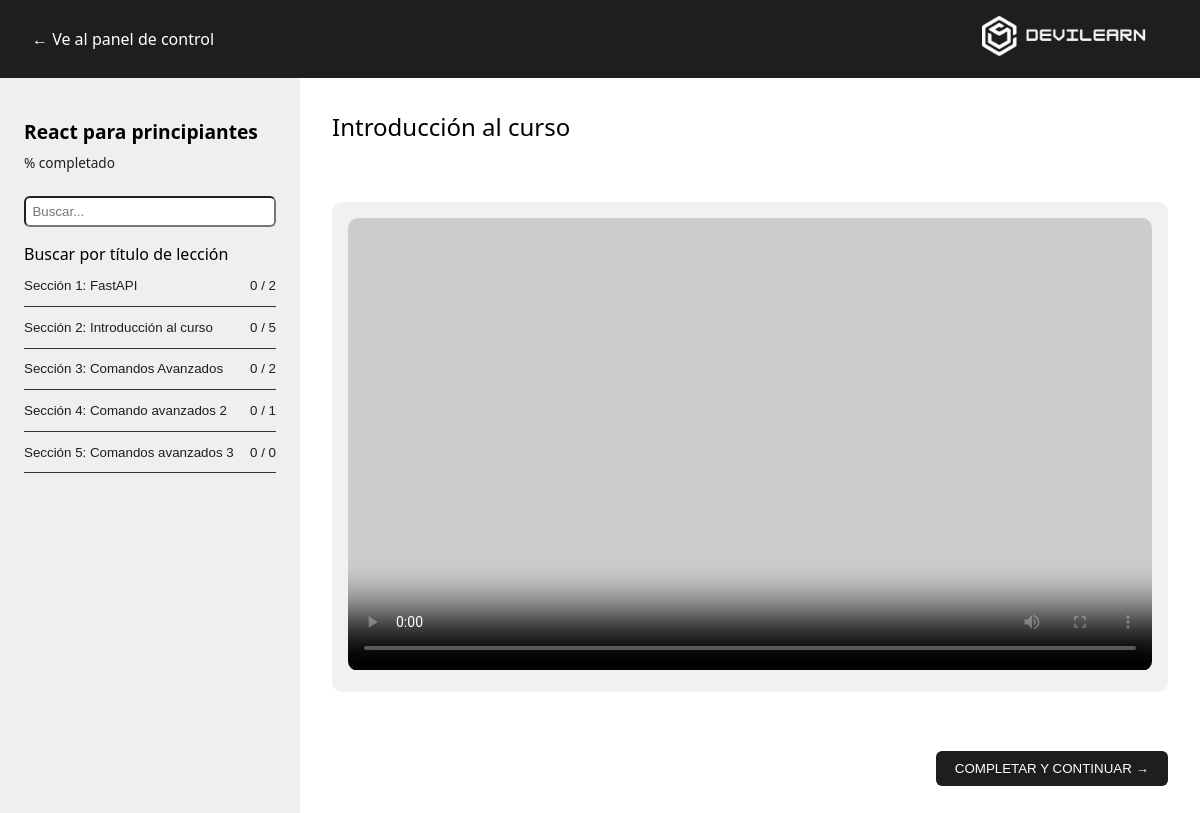
Page /student/react-para-principiantes/lessons/ (signed in) on the committed database.
### apps/courses/models/course.py (models this page shows, shortened)
class Course(models.Model):
    owner = models.ForeignKey(settings.AUTH_USER_MODEL, on_delete=models.CASCADE, related_name='owner_courses')
    title = models.CharField(max_length=200)
    slug = models.SlugField(unique=True)
    overview = models.TextField()
    created_at = models.DateTimeField(auto_now_add=True)
    category = models.ManyToManyField(Category, through='CourseCategory', related_name='courses')
    image = models.URLField()
    level = models.CharField(max_length=50)
    rating = models.FloatField(default=0.0)
    duration = models.FloatField(default=0.0)
    class Meta:
        ordering = ['-created_at']

### apps/courses/models/module.py (models this page shows, shortened)
class Module(models.Model):
    course = models.ForeignKey(Course, on_delete=models.CASCADE, related_name='modules')
    title = models.CharField(max_length=200)
    description = models.TextField()
    order = OrderField(blank=True, for_fields=['course'])

### apps/courses/views/student.py (the view)
def course_lessons(request, slug, content_id=None):
    course = get_object_or_404(Course, slug=slug)
    course_title = course.title
    course_slug = course.slug
    modules = course.modules.prefetch_related('contents').order_by('order')
    Enrollment.objects.get_or_create(user=request.user, course=course)
    all_contents = [c for m in modules for c in m.contents.all()]
    total_contents = len(all_contents)
    completed = CompletedContent.objects.filter(
        user=request.user,
        content__in=all_contents).values_list('content_id', flat=True)
    for module in modules:
        module.completed_count = module.contents.filter(id__in=completed).count()
        module.total_count = module.contents.count()
    current_content = None
    if content_id:
        current_content = get_object_or_404(Content, id=content_id, module__course=course)
    progress = (len(completed) / total_contents * 100) if total_contents else 0
    Progress.objects.update_or_create(
        user=request.user,
        course=course,
        defaults={
            'progress': progress
        }
    )
    return render(request, 'courses/course_lessons.html', {
        'course_title': course_title,
        'course_slug': course_slug,
        'modules': modules,
        'course': course,
        'completed_ids': set(completed),
        'current_content': current_content,
        'progress': int(progress)
    })

### apps/courses/templates/courses/course_lessons.html (shortened to what this page needs)
{% extends "base.html" %}
{% load static %}
{% block custom_styles %}
  <link rel="stylesheet" href="{% static 'css/lessons.css' %}">
{% endblock custom_styles %}
{% block content %}
  <header class="topbar">
    <div class="acciones">
      <div class="back-link"> <a href="{{ request.META.HTTP_REFERRER }}" class="discusiones">&larr; Ve al panel de control</a></div>
    </div>
    <div class="logo"><img src="{% static "images/devilearn.png" %}" alt="Logo devilearn"></div>
  </header>
  <div class="layout">
    <aside class="sidebar">
      <h1 class="course-title">{{ course_title }}</h1>
      <p class="progress">{{ lesson.course_progress }}% completado</p>
      <input class="lesson-search" placeholder="Buscar...">
      <option>Buscar por título de lección</option>
    <div class="accordion">
      {% for module in modules %}
        <div class="accordion-item">
          <button class="accordion-header">Sección {{ forloop.counter }}: {{ module.title }} <span>{{ module.completed_count }} / {{ module.total_count }}</span></button>
        </div>
      {% endfor %}
    </div>
  </aside>
  <main class="main-content">
    <div class="content-header">Introducción al curso</div>
    <div class="video-wrapper">
      <video controls
             poster="https://placehold.co/800x450?text=Este+curso+est%C3%A1+en+proceso+de+construcci%C3%B3n">
        <source src="video-demo.mp4" type="video/mp4">
      </video>
    </div>
    <div class="bottom-bar">
      <button class="btn-complete">COMPLETAR Y CONTINUAR →</button>
    </div>
  </main>
  </div>
{% endblock content %}

### templates/base.html (shortened to what this page needs)
<!DOCTYPE html>
<html lang="en">
  <head>
    <link rel="stylesheet" href="https://cdnjs.cloudflare.com/ajax/libs/font-awesome/6.5.0/css/all.min.css">
    {% block custom_styles %} {% endblock custom_styles %}
  </head>
  <body>
    {% block content %} {% endblock content %}
  </body>
</html>

### static/css/lessons.css (style rules this page uses)
* { box-sizing: border-box; margin: 0; padding: 0; }
body { font-family: 'Segoe UI', sans-serif; }
.topbar { display: flex; justify-content: space-between; align-items: center; padding: 1rem 2rem; background-color: #1e1e1e; }
.topbar .logo { font-weight: bold; font-size: 1.3rem; text-align: right; }
.topbar .logo img { width: 40%; }
.layout { display: flex; min-height: calc(100vh - 60px); }
aside.sidebar { background: #efefef; width: 300px; padding: 1.5rem; overflow-y: auto; }
.topbar .back-link a { text-decoration: none; color: #ffffff; }
.course-title { font-size: 1.2rem; margin: 1rem 0 0.5rem; }
.progress { font-size: 0.85rem; color: #1e1e1e; margin-bottom: 1.5rem; }
.lesson-search { width: 100%; margin-bottom: 1rem; padding: 0.4rem; border-radius: 6px; }
.accordion-item { border-bottom: 1px solid #333; }
.accordion-header { width: 100%; background: none; border: none; color: #1e1e1e; padding: 0.8rem 0; text-align: left; font-weight: 500; cursor: pointer; display: flex; justify-content: space-between; }
.main-content { flex: 1; padding: 2rem; display: flex; flex-direction: column; justify-content: space-between; }
.content-header { font-size: 1.5rem; margin-bottom: 1rem; }
.video-wrapper { flex-grow: 0; background: #f1f1f1; padding: 1rem; border-radius: 10px; }
video { width: 100%; border-radius: 10px; }
.bottom-bar { margin-top: 1rem; display: flex; justify-content: flex-end; }
.btn-complete { background: #1e1e1e; color: white; border: none; padding: 0.6rem 1.2rem; border-radius: 6px; cursor: pointer; }

### rows in the picture
Course: title "React para principiantes"
Module: title "FastAPI", completed_count "0", total_count "2"
Module: title "Introducción al curso", completed_count "0", total_count "5"
Module: title "Comandos Avanzados", completed_count "0", total_count "2"
Module: title "Comando avanzados 2", completed_count "0", total_count "1"
Module: title "Comandos avanzados 3", completed_count "0", total_count "0"
